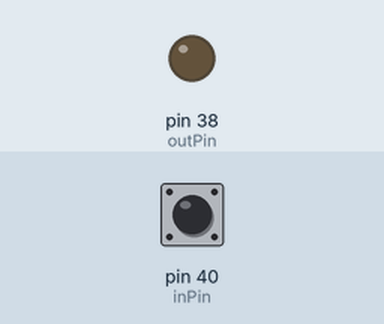
Bench run of a program on a simulated Raspberry Pi (header pin numbers). On the bench: output pins drawn as LEDs (lit = HIGH). The inputs (shaded band) are chosen by the test bench; at power-on: pin 40 (inPin) HIGH. What the program prints to the terminal is not drawn.

Above: at 1.2 s.
1.3 s: pin 40 (inPin) pulled LOW for 0.15 s
At 1.37 s:
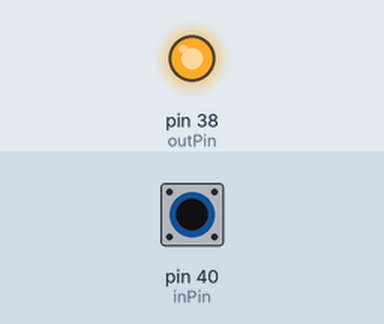
2.9 s: pin 40 (inPin) pulled LOW for 3.2 s
At 6.9 s:
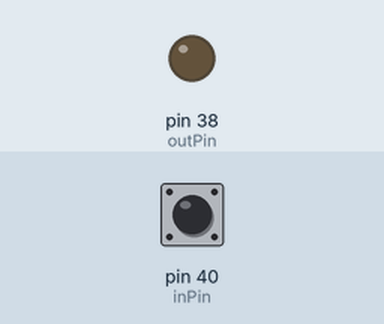
Timing chart, 0 to 8.4 s (numbered marks = the images above; inputs shaded):
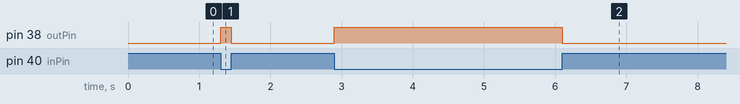

Measured:
- after the input at 1.3 s, pin 38 (outPin): LOW → HIGH at once, → LOW 0.15 s later
- after the input at 2.9 s, pin 38 (outPin): LOW → HIGH at once, → LOW 3.2 s later

The program:

intPullUp.py
```python
import RPi.GPIO as GPIO
from time import sleep

delay = 0.1
inPin = 40
outPin = 38

GPIO.setmode(GPIO.BOARD)

GPIO.setup(inPin, GPIO.IN, pull_up_down=GPIO.PUD_UP)
GPIO.setup(outPin, GPIO.OUT)

try:
    while True:
        readVal = GPIO.input(inPin)
        print(readVal)
        if readVal == 1:
            GPIO.output(outPin, 0)
        if readVal == 0:
            GPIO.output(outPin, 1)

except KeyboardInterrupt:
    GPIO.cleanup()
    print()
    print('Program exiting...')
```
